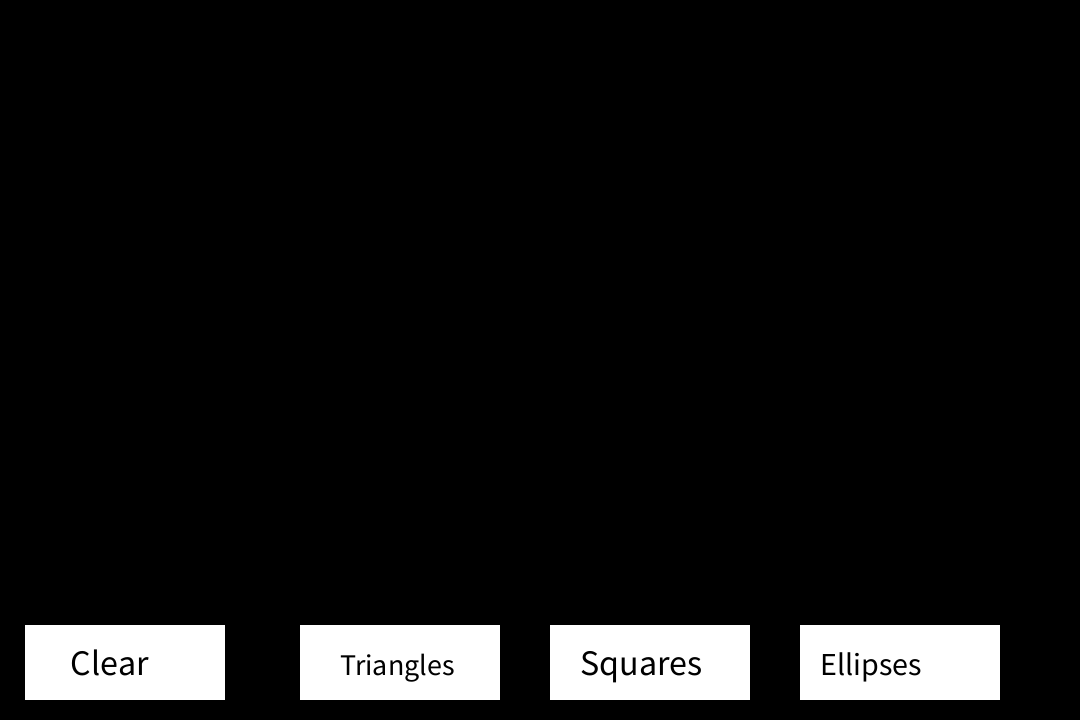
Frame 1 (no input)
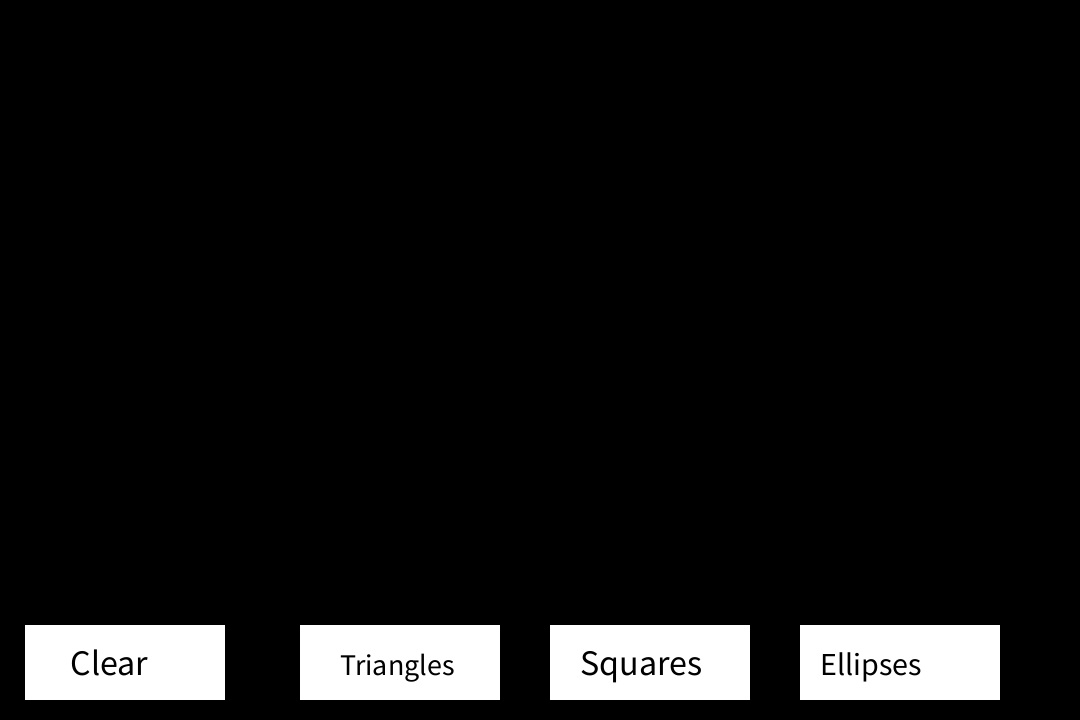
Frame 60 (the mouse pressed at the canvas centre just before this capture)
Frame 120 (the mouse held since frame 60 and released just before this capture): identical to frame 60, image omitted

The Processing sketch that drew these frames (run headless with seeded random() and noise(); from frame 60 on, the mouse is pressed at the canvas centre):

// Processing sketch: processing_73946
// ── processing_73946.pde

// Assignment 4 — Drawing Program Buttons and Loops
// Kari Kawachi

float lineSize;
int lineColor;
boolean fancyPants;
int strokeHue;
// int strokeType;

void setup(){
  size (1080, 720);
  colorMode(HSB, 360, 100, 100, 100);
  smooth();
  background(0);
  lineSize = 1;
  lineColor = 1;
  strokeHue = 0;
//  strokeType = 1;
  fancyPants = true;
}

void draw(){
  // Rainbow Colors
  if (mousePressed && (mouseButton == LEFT)) {
    stroke(lineColor, 100, 100, 100);  
    line(pmouseX, pmouseY, mouseX, mouseY);
      if (lineColor > 360) {
//      println("Is this line working");  used for debugging
        fancyPants = true;
       }
       if (lineColor <= 0) {
        fancyPants = false;
       }

        if (fancyPants == true) {
          lineColor --;
        }
        if (fancyPants == false) {
          lineColor ++;
        }         
  } 
  
  //Stroke Size
  if (keyPressed) {
    if (key == CODED) {
      if (keyCode == UP) {       
       println(lineSize);
       strokeWeight(lineSize ++);
   }
   else if (keyCode == DOWN) {
     println(lineSize);
     strokeWeight(lineSize --);
       if (lineSize < 0) {
         lineSize = 1;
       }
   }
  }
 }
 
  //Clearing the Screen
  noStroke();
  fill(360);
  rect(25, 625, 200, 75);
  noFill();
  fill(0);
  textSize(36);
  text("Clear", 70, 675);
  if ((mouseX > 25) && (mouseX < 225) && (mouseY > 625) && (mouseY < 700)) {
    if(mousePressed){
      fill(0);
      background(0);
    } else {
      noFill();
    }
  }
  
  /* Changing the Stroke Type
  noStroke();
  fill(360);
  rect(300, 625, 200, 75);
  noFill();
  fill(0);
  textSize(28);
  text("Stroke Type", 320, 675);
  if ((mouseX > 300) && (mouseX < 500) && (mouseY > 625) && (mouseY < 700)) {
    if(mousePressed){
      strokeType ++;
      if (strokeType > 9) {
        strokeType = 1;
      }
    }
  }
  */
 // Ellipses 
  noStroke();
  fill(360);
  rect(800, 625, 200, 75);
  noFill();
  fill(0);
  textSize(32);
  text("Ellipses", 820, 675);
  if ((mouseX > 800) && (mouseX < 1000) && (mouseY > 625) && (mouseY < 700)) {
    if(mousePressed){
//      println("Test");
      fill(lineColor, 100, 100, random(100));
      ellipse(random(1080), random(720), random(100), random(100));
    } else {
      noFill();
    }
  }
  
// Triangles  
  noStroke();
  fill(360);
  rect(300, 625, 200, 75);
  noFill();
  fill(0);
  textSize(30);
  text("Triangles", 340, 675);
  if ((mouseX > 300) && (mouseX < 500) && (mouseY > 625) && (mouseY < 700)) {
    if(mousePressed){
//      println("Testing");
      fill(lineColor, 100, 100, random(100));
      triangle(pmouseX, mouseX, pmouseY, mouseY, random(0, 1080), random(0, 720));
    } else {
      noFill();
    }
  }
  
// Squares  
  noStroke();
  fill(360);
  rect(550, 625, 200, 75);
  noFill();
  fill(0);
  textSize(36);
  text("Squares", 580, 675);
  if ((mouseX > 550) && (mouseX < 750) && (mouseY > 625) && (mouseY < 700)) {
    if(mousePressed){
//      println("Testing here and there");
      fill(lineColor, 100, 100, random(100));
      rect(random(1080), random(720), random(500), random(500));
    } else {
      noFill();
    }
  }
    
// println(lineColor);
// println(fancyPants);

/*
 if (keyPressed) {
   if (key == 'c' || key == 'C') {
     background (0);
  }
 } */
 
}
